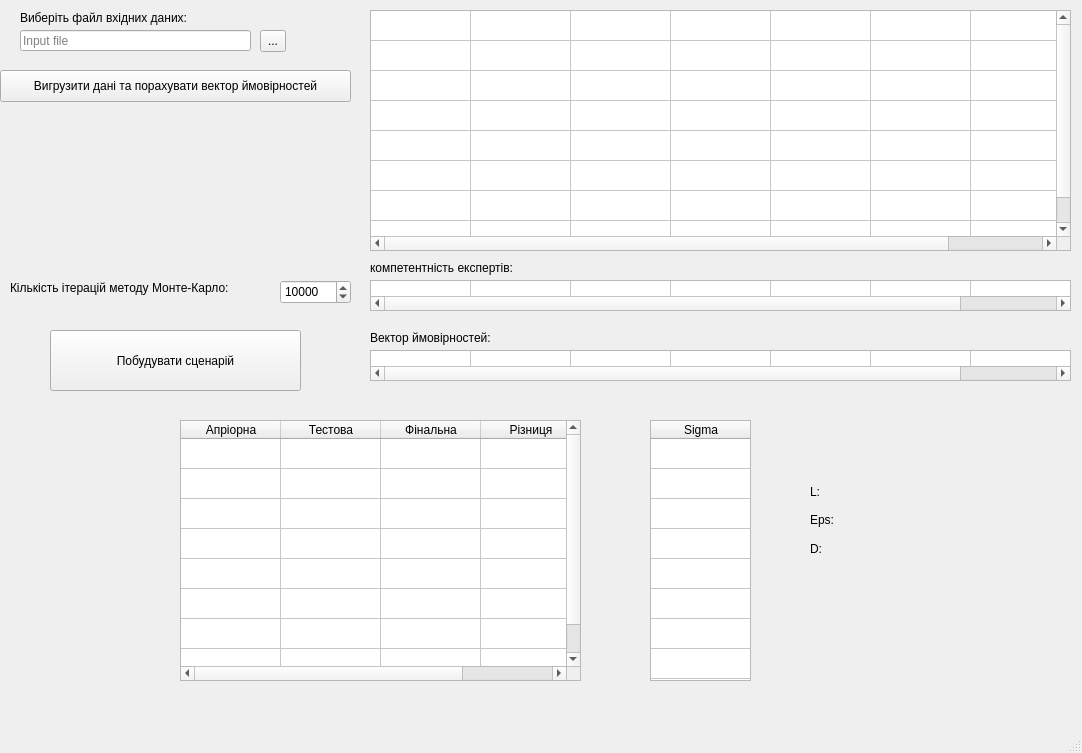
<?xml version="1.0" encoding="UTF-8"?>
<ui version="4.0">
 <class>MainWindow</class>
 <widget class="QMainWindow" name="MainWindow">
  <property name="geometry">
   <rect>
    <x>0</x>
    <y>0</y>
    <width>1082</width>
    <height>753</height>
   </rect>
  </property>
  <property name="windowTitle">
   <string>MainWindow</string>
  </property>
  <widget class="QWidget" name="centralwidget">
   <widget class="QTableWidget" name="tableWidget">
    <property name="geometry">
     <rect>
      <x>370</x>
      <y>10</y>
      <width>701</width>
      <height>241</height>
     </rect>
    </property>
    <property name="rowCount">
     <number>8</number>
    </property>
    <property name="columnCount">
     <number>7</number>
    </property>
    <attribute name="horizontalHeaderVisible">
     <bool>false</bool>
    </attribute>
    <attribute name="verticalHeaderVisible">
     <bool>false</bool>
    </attribute>
    <row/>
    <row/>
    <row/>
    <row/>
    <row/>
    <row/>
    <row/>
    <row/>
    <column/>
    <column/>
    <column/>
    <column/>
    <column/>
    <column/>
    <column/>
   </widget>
   <widget class="QLabel" name="label">
    <property name="geometry">
     <rect>
      <x>20</x>
      <y>10</y>
      <width>191</width>
      <height>16</height>
     </rect>
    </property>
    <property name="text">
     <string>Виберіть файл вхідних даних:</string>
    </property>
   </widget>
   <widget class="QLineEdit" name="line_input">
    <property name="geometry">
     <rect>
      <x>20</x>
      <y>30</y>
      <width>231</width>
      <height>21</height>
     </rect>
    </property>
    <property name="text">
     <string/>
    </property>
    <property name="placeholderText">
     <string>Input file</string>
    </property>
   </widget>
   <widget class="QToolButton" name="select_input">
    <property name="geometry">
     <rect>
      <x>260</x>
      <y>30</y>
      <width>26</width>
      <height>22</height>
     </rect>
    </property>
    <property name="text">
     <string>...</string>
    </property>
   </widget>
   <widget class="QPushButton" name="pushButton">
    <property name="geometry">
     <rect>
      <x>0</x>
      <y>70</y>
      <width>351</width>
      <height>32</height>
     </rect>
    </property>
    <property name="text">
     <string>Вигрузити дані та порахувати вектор ймовірностей</string>
    </property>
   </widget>
   <widget class="QLabel" name="label_2">
    <property name="geometry">
     <rect>
      <x>370</x>
      <y>260</y>
      <width>171</width>
      <height>16</height>
     </rect>
    </property>
    <property name="text">
     <string>компетентність експертів:</string>
    </property>
   </widget>
   <widget class="QTableWidget" name="tableWidget_2">
    <property name="geometry">
     <rect>
      <x>370</x>
      <y>280</y>
      <width>701</width>
      <height>31</height>
     </rect>
    </property>
    <property name="rowCount">
     <number>1</number>
    </property>
    <property name="columnCount">
     <number>7</number>
    </property>
    <attribute name="horizontalHeaderVisible">
     <bool>false</bool>
    </attribute>
    <attribute name="verticalHeaderVisible">
     <bool>false</bool>
    </attribute>
    <row/>
    <column/>
    <column/>
    <column/>
    <column/>
    <column/>
    <column/>
    <column/>
   </widget>
   <widget class="QLabel" name="label_3">
    <property name="geometry">
     <rect>
      <x>370</x>
      <y>330</y>
      <width>161</width>
      <height>16</height>
     </rect>
    </property>
    <property name="text">
     <string>Вектор ймовірностей:</string>
    </property>
   </widget>
   <widget class="QTableWidget" name="tableWidget_3">
    <property name="geometry">
     <rect>
      <x>370</x>
      <y>350</y>
      <width>701</width>
      <height>31</height>
     </rect>
    </property>
    <property name="rowCount">
     <number>1</number>
    </property>
    <property name="columnCount">
     <number>7</number>
    </property>
    <attribute name="horizontalHeaderVisible">
     <bool>false</bool>
    </attribute>
    <attribute name="verticalHeaderVisible">
     <bool>false</bool>
    </attribute>
    <row/>
    <column/>
    <column/>
    <column/>
    <column/>
    <column/>
    <column/>
    <column/>
   </widget>
   <widget class="QLabel" name="label_4">
    <property name="geometry">
     <rect>
      <x>10</x>
      <y>280</y>
      <width>271</width>
      <height>16</height>
     </rect>
    </property>
    <property name="text">
     <string>Кількість ітерацій методу Монте-Карло:</string>
    </property>
   </widget>
   <widget class="QPushButton" name="pushButton_2">
    <property name="geometry">
     <rect>
      <x>50</x>
      <y>330</y>
      <width>251</width>
      <height>61</height>
     </rect>
    </property>
    <property name="text">
     <string>Побудувати сценарій</string>
    </property>
   </widget>
   <widget class="QSpinBox" name="spinBox">
    <property name="geometry">
     <rect>
      <x>280</x>
      <y>280</y>
      <width>71</width>
      <height>24</height>
     </rect>
    </property>
    <property name="minimum">
     <number>1000</number>
    </property>
    <property name="maximum">
     <number>100000</number>
    </property>
    <property name="singleStep">
     <number>1000</number>
    </property>
    <property name="value">
     <number>10000</number>
    </property>
   </widget>
   <widget class="QTableWidget" name="tableWidget_4">
    <property name="geometry">
     <rect>
      <x>180</x>
      <y>420</y>
      <width>401</width>
      <height>261</height>
     </rect>
    </property>
    <property name="rowCount">
     <number>8</number>
    </property>
    <property name="columnCount">
     <number>4</number>
    </property>
    <attribute name="verticalHeaderVisible">
     <bool>false</bool>
    </attribute>
    <row/>
    <row/>
    <row/>
    <row/>
    <row/>
    <row/>
    <row/>
    <row/>
    <column>
     <property name="text">
      <string>Апріорна</string>
     </property>
    </column>
    <column>
     <property name="text">
      <string>Тестова</string>
     </property>
    </column>
    <column>
     <property name="text">
      <string>Фінальна</string>
     </property>
    </column>
    <column>
     <property name="text">
      <string>Різниця</string>
     </property>
    </column>
   </widget>
   <widget class="QTableWidget" name="tableWidget_5">
    <property name="geometry">
     <rect>
      <x>650</x>
      <y>420</y>
      <width>101</width>
      <height>261</height>
     </rect>
    </property>
    <property name="rowCount">
     <number>8</number>
    </property>
    <property name="columnCount">
     <number>1</number>
    </property>
    <attribute name="verticalHeaderVisible">
     <bool>false</bool>
    </attribute>
    <row/>
    <row/>
    <row/>
    <row/>
    <row/>
    <row/>
    <row/>
    <row/>
    <column>
     <property name="text">
      <string>Sigma</string>
     </property>
    </column>
   </widget>
   <widget class="QWidget" name="verticalLayoutWidget">
    <property name="geometry">
     <rect>
      <x>810</x>
      <y>480</y>
      <width>160</width>
      <height>80</height>
     </rect>
    </property>
    <layout class="QVBoxLayout" name="verticalLayout">
     <item>
      <widget class="QLabel" name="label_5">
       <property name="text">
        <string>L:</string>
       </property>
      </widget>
     </item>
     <item>
      <widget class="QLabel" name="label_6">
       <property name="text">
        <string>Eps:</string>
       </property>
      </widget>
     </item>
     <item>
      <widget class="QLabel" name="label_7">
       <property name="text">
        <string>D:</string>
       </property>
      </widget>
     </item>
    </layout>
   </widget>
  </widget>
  <widget class="QMenuBar" name="menubar">
   <property name="geometry">
    <rect>
     <x>0</x>
     <y>0</y>
     <width>1082</width>
     <height>22</height>
    </rect>
   </property>
  </widget>
  <widget class="QStatusBar" name="statusbar"/>
 </widget>
 <resources/>
 <connections/>
</ui>
